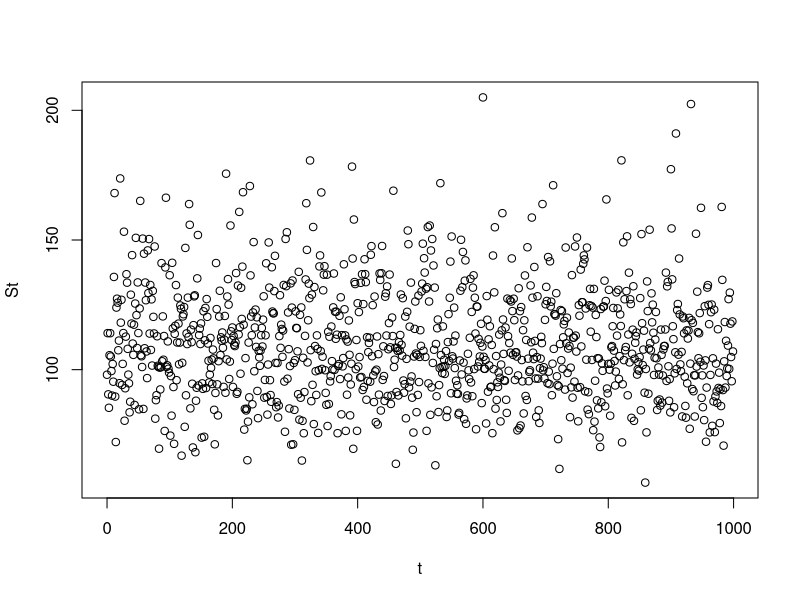
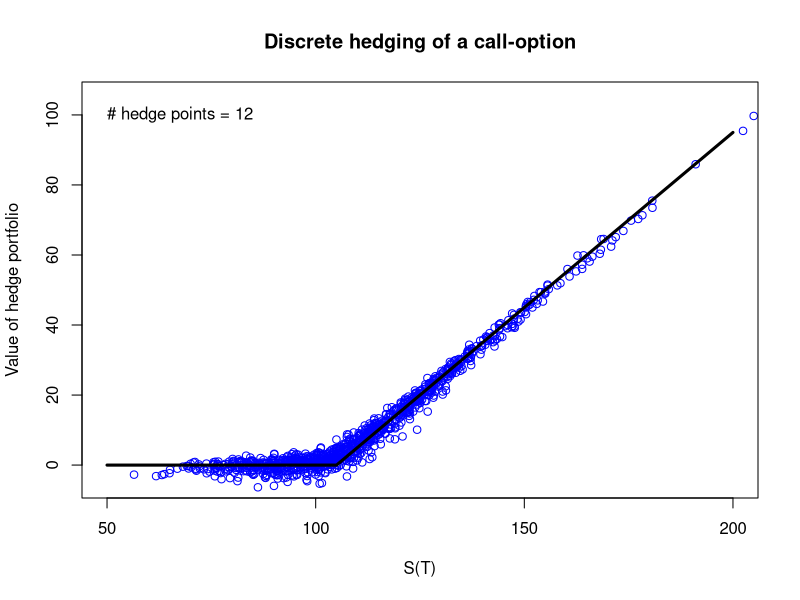

Reproduce these figures in R, in order.
#library('ggplot2') This will only be required, if latter data is inserted into a dataframe.

#source("hedge_scatter.R")

BlackScholesFormula  <- function (S, tmat, K ,r, d=0, sigma, opttype=1, greektype=1){

  d1 <- ( log(S/K) + ((r-d)+0.5*sigma^2) * tmat )/( sigma*sqrt(tmat) )
  d2 <- d1 - sigma * sqrt(tmat)
  
  if (opttype==1 && greektype==1) 
    result <- S * exp(-d*tmat)*pnorm(d1)-K * exp(-r*tmat) * pnorm(d2)
  
  if (opttype==2 && greektype==1) 
    result <- S * exp(-d*tmat)*pnorm(d1)-K * exp(-r*tmat) * pnorm(d2) - 
                S * exp(-q*tmat) + K * exp(-r*tmat)
  
  if (opttype==1 && greektype==2) 
    result <- exp(-d*tmat) * pnorm(d1)
  
  if (opttype==2 && greektype==2) 
    result <- exp(-d*tmat) * (pnorm(d1)-1)
  
  if (greektype==3) 
    result <- exp(-d*tmat) * dnorm(d1) / (S * sigma * sqrt(tmat) )
  
  if (greektype==4) 
    result <- exp(-d*tmat) * S * dnorm(d1) * sqrt(tmat)
  
  BlackScholesFormula <- result
}

BlackScholesImpVol  <- function (obsprice, S, tmat, K, r, d=0, opttype=1){

  difference <- function(sigBS, obsprice, S, tmat, K, r, d, opttype){
    BlackScholesFormula (S, tmat, K, r, d, sigBS, opttype, 1) - obsprice
  }
  
  uniroot(difference, c(10^-6,10), obsprice = obsprice, S = S, tmat = tmat, K = K,
          r = r, q = q, opttype = opttype)$root
}

# INITIALIZE
# ==========

S0          <- 100  # starting spot price
r           <- 0.05 # constant interest rate
mu          <- 0.1  # drift
sigma       <- 0.2  # volatility
sigma_hedge <- 0.2  # hedge volatility

capT   <- 1         # Specific time to maturity
strike <- 105       # Agreed strike price

Nhedge <- 12        # 12 = monthly, 250 ~ daily
Nrep   <- 1000      # Simulations

# HEDGE
# =====

St <- rep(S0, length = Nrep) # time series of spot prices
dt <- capT / Nhedge          # Average time interval

#initialoutlay<-BlackScholesFormula(S0,capT,strike, r,0,sigma_hedge,1,1)
initialoutlay <- BlackScholesFormula(S0, capT, strike, r, 0, sigma, 1, 1) # with (1,1) this returns the initial call price.

Vpf <- rep(initialoutlay,length=Nrep) # Value of portfolio

a  <- BlackScholesFormula(St, capT, strike, r, 0, sigma_hedge, 1, 2) # delta = amount placed in stock ( with (1,2) delta is returned )
b  <- Vpf - a * St                                                       # amount placed in bank - self-financing pf.

# Each value in each time series is now being updated 
for(i in 2:Nhedge){
  St  <- St * exp( (mu-0.5*sigma^2)*dt + sigma * sqrt(dt) * rnorm(Nrep))     # St was a (1x1000) vector of 100's. Each value is now adjusted
  Vpf <- a * St + b * exp(dt*r)                                              # The portfolio performs based on historical positions
  a   <- BlackScholesFormula(St,(capT-(i-1)*dt),strike, r,0,sigma_hedge,1,2) # New position in stock is taken based on new stock price
  b   <- (Vpf-a*St)                                                          # New position in bank is taken based on new value of pf and position in stock
}

St           <- St * exp((mu-0.5*sigma^2)*dt + sigma*sqrt(dt)*rnorm(Nrep))
Vpf          <- a*St + b*exp(dt*r) 
hedgeerror   <- (Vpf-pmax(St-strike,0))
optionpayoff <- pmax(St-strike,0)

# SUMMARY STATS & GRAPHS
# ======================

t <- seq(0,999)                     # Amateur plotting a time index
plot(x = t, y = St)                 # Stock price as a function of time

# The actual plot used in the lecture
plot(St, Vpf, col = 'blue', xlab = 'S(T)', ylab = 'Value of hedge portfolio',
     ylim = c(-5,105), xlim = c(50, 200), main = 'Discrete hedging of a call-option')
text(50,100, paste('# hedge points =', Nhedge), adj = 0) # (50,100) is the position of the text
points(50:200, pmax(50:200 - strike,0), type = 'l', lwd = 3)

# Ctrl + Shift + C for un/commenting the below section
# pdf("Scatter.pdf")
# 
# print(paste("Initial investment =",round(initialoutlay,4)))
# print(paste("Average discounted option payoff =",round(exp(-r*capT)*mean(optionpayoff),4)))
# print(paste("Average discounted portfolio value =",round(exp(-r*capT)*mean(Vpf),4)))
# 
# plot(St,Vpf,col="blue",xlab="S(T)",ylab="Value of hedge portfolio",ylim=c(-5,105),xlim=c(50,200),main="Discrete hedging of a call-option")
# text(50,100,paste("# hegde points =",Nhedge),adj=0)
# points(50:200,pmax(50:200 - strike,0),type='l',lwd=3)
# 
# dev.off()